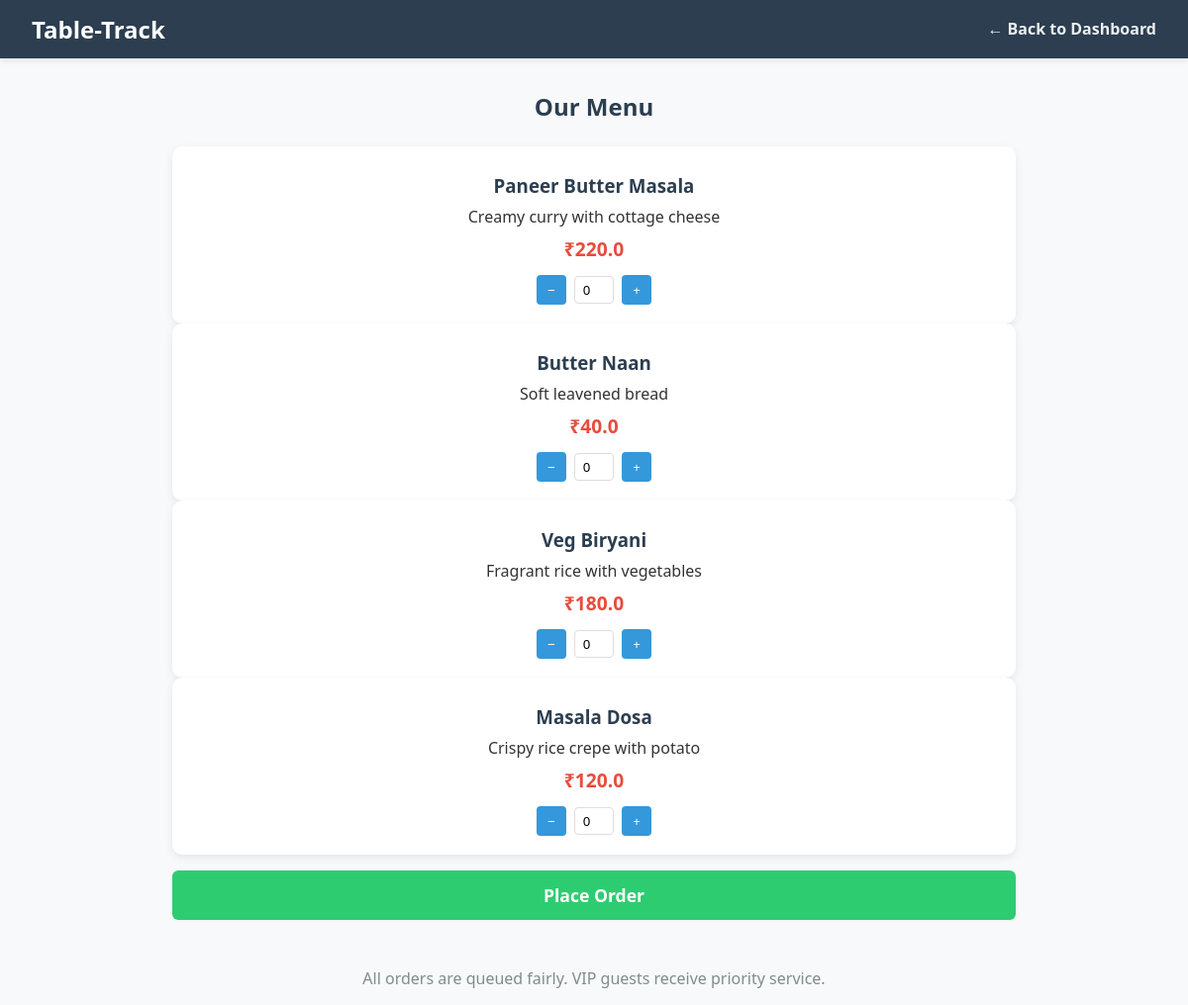
Screenshot of /view-menu (signed in) with the database file from the repository.
### backend/models.py (models this page shows)
class MenuItem(db.Model):
    id = db.Column(db.Integer, primary_key=True)
    name = db.Column(db.String(100), nullable=False)
    description = db.Column(db.Text)
    price = db.Column(db.Float, nullable=False)
    available = db.Column(db.Boolean, default=True)

### backend/app.py (the view)
@app.route('/view-menu')
@login_required
def view_menu():
    menu_items = MenuItem.query.filter_by(available=True).all()
    return render_template('view-menu.html', menu_items=menu_items)

### backend/app.py (called while the page is built)
def login_required(f):
    from functools import wraps
    @wraps(f)
    def decorated_function(*args, **kwargs):
        if 'user_email' not in session:
            return redirect(url_for('login'))
        return f(*args, **kwargs)
    return decorated_function

### backend/templates/view-menu.html (shortened to what this page needs)
<!DOCTYPE html>
<html lang="en">
<head>
</head>
<body>
  <nav>
    <div class="logo">Table-Track</div>
    <div class="nav-links">
      <a href="/home">← Back to Dashboard</a>
    </div>
  </nav>
  <div class="container">
    <h2>Our Menu</h2>
    <form action="/place-order" method="POST" id="orderForm">
      {% for item in menu_items %}
      <div class="menu-item">
        <h3>{{ item.name }}</h3>
        <p>{{ item.description }}</p>
        <div class="price">₹{{ item.price }}</div>
        <div class="qty-control">
          <button type="button" class="qty-btn" onclick="adjustQty('{{ item.id }}', -1)">−</button>
          <input type="number" name="qty_{{ item.id }}" id="qty_{{ item.id }}" class="qty-input" value="0" min="0" max="10" />
          <button type="button" class="qty-btn" onclick="adjustQty('{{ item.id }}', 1)">+</button>
        </div>
      </div>
      {% endfor %}
      <button type="submit" class="order-btn">Place Order</button>
    </form>
  </div>
  <footer>
    All orders are queued fairly. VIP guests receive priority service.
  </footer>
</body>
</html>

### backend/templates/view-menu.html (style rules this page uses)
* { margin: 0; padding: 0; box-sizing: border-box; font-family: 'Segoe UI', Tahoma, Geneva, Verdana, sans-serif; }
body { background-color: #f8f9fa; color: #333; }
nav { background-color: #2c3e50; padding: 0.8rem 2rem; display: flex; justify-content: space-between; align-items: center; box-shadow: 0 2px 6px rgba(0,0,0,0.1); }
.logo { color: white; font-size: 1.5rem; font-weight: bold; }
.nav-links a { color: #ecf0f1; text-decoration: none; font-weight: 600; }
.container { max-width: 900px; margin: 2rem auto; padding: 0 1.5rem; }
h2 { text-align: center; margin-bottom: 1.5rem; color: #2c3e50; }
.menu-item { background: white; padding: 1.2rem; border-radius: 10px; box-shadow: 0 3px 8px rgba(0,0,0,0.08); text-align: center; }
.menu-item h3 { margin: 0.5rem 0; color: #2c3e50; }
.price { font-weight: bold; color: #e74c3c; font-size: 1.2rem; margin: 0.5rem 0; }
.qty-control { display: flex; justify-content: center; align-items: center; gap: 0.5rem; margin-top: 0.8rem; }
.qty-btn { width: 30px; height: 30px; background: #3498db; color: white; border: none; border-radius: 4px; cursor: pointer; }
.qty-input { width: 40px; text-align: center; border: 1px solid #ddd; border-radius: 4px; padding: 4px; }
.order-btn { display: block; width: 100%; padding: 0.8rem; background-color: #2ecc71; color: white; border: none; border-radius: 6px; font-size: 1.1rem; font-weight: bold; margin-top: 1rem; cursor: pointer; transition: background 0.3s; }
footer { text-align: center; margin-top: 2rem; padding: 1rem; color: #7f8c8d; }

### rows the page displays
MenuItem: name "Paneer Butter Masala", description "Creamy curry with cottage cheese", price "220.0"
MenuItem: name "Butter Naan", description "Soft leavened bread", price "40.0"
MenuItem: name "Veg Biryani", description "Fragrant rice with vegetables", price "180.0"
MenuItem: name "Masala Dosa", description "Crispy rice crepe with potato", price "120.0"
